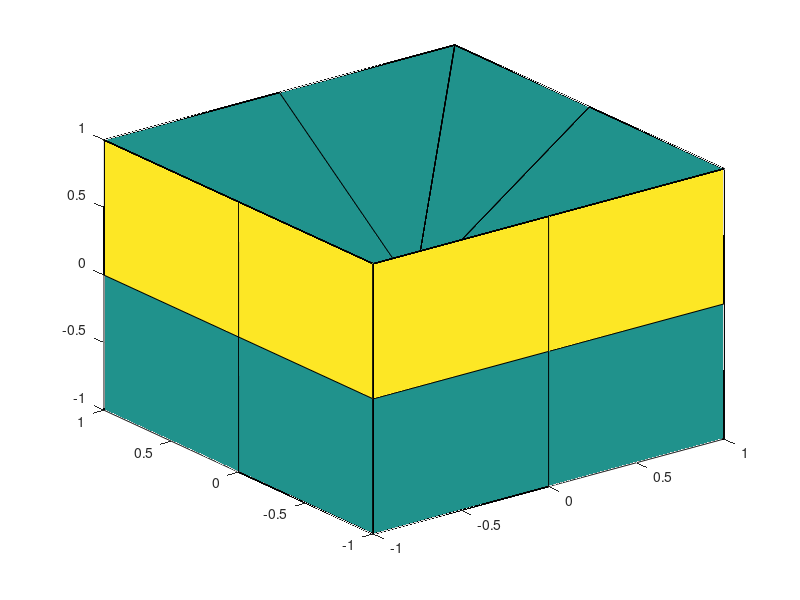

Recreate this plot in MATLAB.
function [xx,yy,zz] = superquadric(n,e,m)
%SUPERQUAD Barr's "superquadrics" ellipsoid.
%   [x,y,z] = SUPERQUAD(n,e,m) is a generalized ellipsoid with
%   n = vertical roundness, e = horizontal roundness and m facets.
%   If values of n and e are not given, random values are supplied.
%   The default value of m is 24.
%
%   SUPERQUAD(...) , with no output arguments, does a SURF plot.
%
%   Ref: A. H. Barr, IEEE Computer Graphics and Applications, 1981,
%        or, Graphics Gems III, David Kirk, editor, 1992.
%
%   See also XPQUAD.

%   Copyright 1984-2014 The MathWorks, Inc.

if nargin < 3
   m = 24;
end
if nargin < 2
   e = max(0,1+randn);
end
if nargin < 1
   n = max(0,1+randn);
end

u = (0:2:2*m)/m; %azimuth
v = u'/2; %polar

cosv = cospi(v);
sinv = sinpi(v);
cosu = cospi(u);
sinu = sinpi(u);
cosv(1) = 0;
cosv(m+1) = 0;
sinu(1) = 0;
sinu(m+1) = 0;

t = sign(sinv) .* abs(sinv).^n ;
x = t * (sign(cosu) .* abs(cosu).^e );
y = t * (sign(sinu) .* abs(sinu).^e );
z = (sign(cosv) .* abs(cosv).^n ) *  ones(size(u));

if nargout == 0
   surf(x,y,z)
else
   xx = x;
   yy = y;
   zz = z;
end
